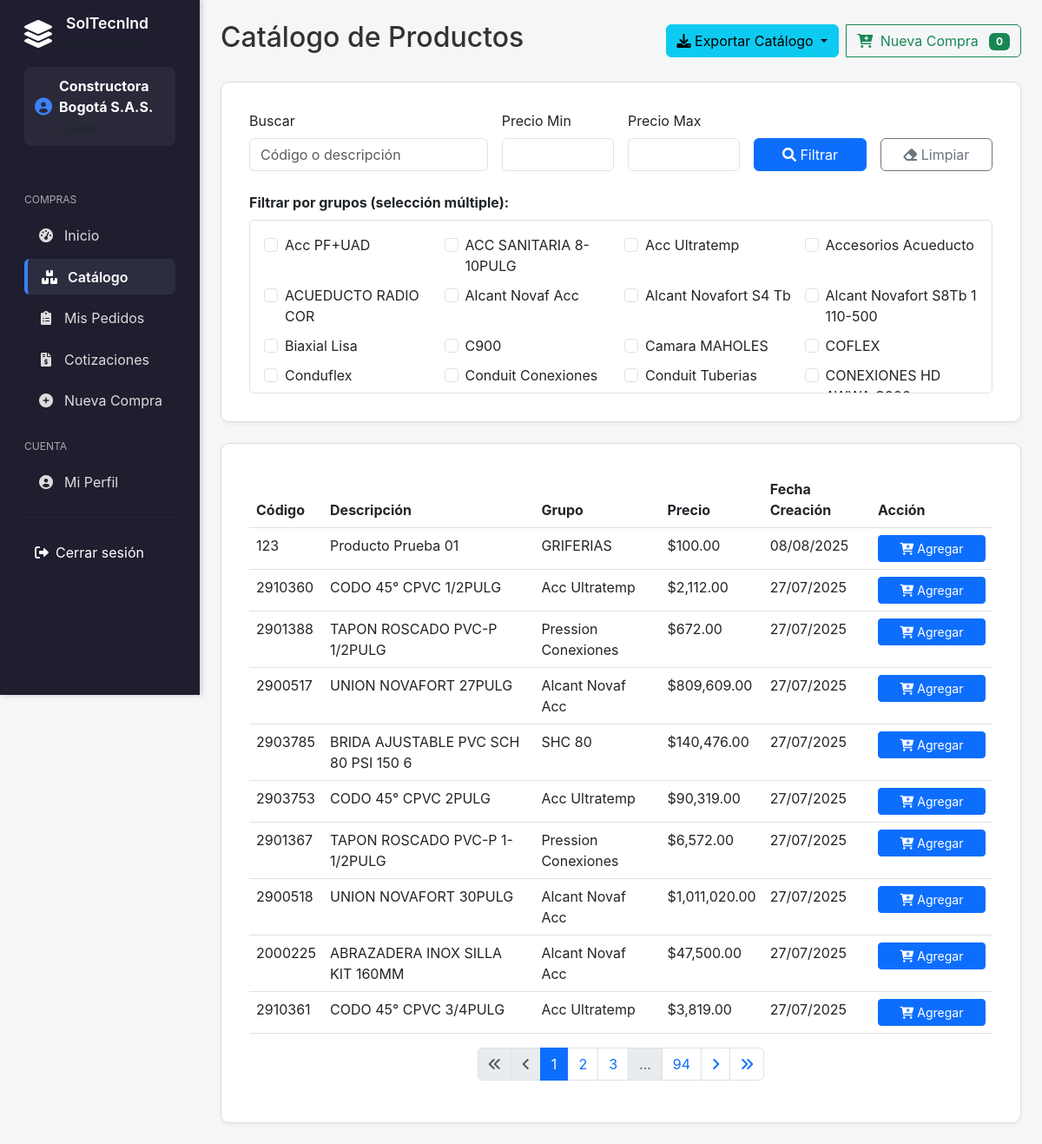
/cliente/productos.php (signed in), run on the app's committed database.
### tables this page shows
CREATE TABLE `grupos_productos` (
  `id` int(11) NOT NULL,
  `nombre` varchar(255) NOT NULL,
  `descripcion` text DEFAULT NULL,
  `activo` tinyint(1) DEFAULT 1,
  `created_at` timestamp NOT NULL DEFAULT current_timestamp(),
  `updated_at` timestamp NOT NULL DEFAULT current_timestamp() ON UPDATE current_timestamp()
);

CREATE TABLE `productos` (
  `id` int(11) NOT NULL,
  `codigo` varchar(50) NOT NULL,
  `descripcion` text NOT NULL,
  `precio` decimal(12,2) NOT NULL,
  `grupo_id` int(11) NOT NULL,
  `created_at` timestamp NOT NULL DEFAULT current_timestamp(),
  `updated_at` timestamp NOT NULL DEFAULT current_timestamp() ON UPDATE current_timestamp(),
  `unidad_medida` varchar(20) NOT NULL DEFAULT 'und' COMMENT 'Unidad de medida del producto (und, mt, kg, etc.)',
  `unidad_empaque` int(11) NOT NULL DEFAULT 1 COMMENT 'Cantidad de unidades por empaque'
);

### cliente/productos.php (the view, shortened to what this page needs)
<?php
require_once '../includes/LayoutManager.php';
$pdo = getConnection();
$search = $_GET['search'] ?? '';
$grupos_filter = $_GET['grupos'] ?? [];
$precio_min = $_GET['precio_min'] ?? '';
$precio_max = $_GET['precio_max'] ?? '';
$page = isset($_GET['page']) && is_numeric($_GET['page']) ? max(1, (int)$_GET['page']) : 1;
$limit = 10;
$offset = ($page - 1) * $limit;
$where_conditions = [];
$params = [];
$where_clause = !empty($where_conditions) ? 'WHERE ' . implode(' AND ', $where_conditions) : '';
$count_sql = "SELECT COUNT(*) as total FROM productos p $where_clause";
$count_stmt = $pdo->prepare($count_sql);
$count_stmt->execute($params);
$total_productos = (int)($count_stmt->fetch()['total'] ?? 0);
$total_pages = max(1, (int)ceil($total_productos / $limit));
$sql = "SELECT p.*, g.nombre as grupo_nombre
        FROM productos p
        LEFT JOIN grupos_productos g ON p.grupo_id = g.id
        $where_clause
        ORDER BY p.created_at DESC
        LIMIT $limit OFFSET $offset";
$stmt = $pdo->prepare($sql);
$stmt->execute($params);
$productos = $stmt->fetchAll() ?: [];
$grupos_stmt = $pdo->query('SELECT id, nombre FROM grupos_productos WHERE activo = 1 ORDER BY nombre');
$grupos = $grupos_stmt->fetchAll() ?: [];
$cartCount = (int)array_sum($_SESSION['carrito'] ?? []);
?>
<div class="d-flex justify-content-between align-items-center mb-4">
    <h2>Catálogo de Productos</h2>
    <div class="btn-group">
        <button type="button" class="btn btn-info dropdown-toggle" data-bs-toggle="dropdown" aria-expanded="false">
            <i class="fas fa-download"></i> Exportar Catálogo
        </button>
        <a href="nueva_compra.php" class="btn btn-outline-success ms-2">
            <i class="fas fa-cart-plus me-1"></i>
            Nueva Compra <span class="badge bg-success ms-2" id="cartCount"><?= $cartCount ?></span>
        </a>
    </div>
</div>
<div class="card mb-4">
    <div class="card-body">
        <form method="GET" class="row g-3">
            <div class="col-md-4">
                <label for="search" class="form-label">Buscar</label>
                <input type="text" class="form-control" id="search" name="search"
                       value="<?= htmlspecialchars($search) ?>"
                       placeholder="Código o descripción">
            </div>
            <div class="col-md-2">
                <label for="precio_min" class="form-label">Precio Min</label>
                <input type="number" class="form-control" id="precio_min" name="precio_min"
                       value="<?= htmlspecialchars($precio_min) ?>" step="0.01">
            </div>
            <div class="col-md-2">
                <label for="precio_max" class="form-label">Precio Max</label>
                <input type="number" class="form-control" id="precio_max" name="precio_max"
                       value="<?= htmlspecialchars($precio_max) ?>" step="0.01">
            </div>
            <div class="col-md-2 d-flex align-items-end">
                <button type="submit" class="btn btn-primary w-100">
                    <i class="fas fa-search"></i> Filtrar
                </button>
            </div>
            <div class="col-md-2 d-flex align-items-end">
                <a href="?" class="btn btn-outline-secondary w-100">
                    <i class="fas fa-eraser"></i> Limpiar
                </a>
            </div>
            <div class="col-12 mt-4">
                <label class="form-label fw-bold">Filtrar por grupos (selección múltiple):</label>
                <div class="border rounded p-3" style="max-height: 200px; overflow-y: auto;">
                    <div class="row g-2">
                        <?php foreach ($grupos as $grupo): ?>
                            <div class="col-md-4 col-lg-3">
                                <div class="form-check">
                                    <input class="form-check-input grupo-checkbox" type="checkbox"
                                           name="grupos[]" value="<?= $grupo['id'] ?>"
                                           id="grupo_<?= $grupo['id'] ?>"
                                           <?= (is_array($grupos_filter) && in_array($grupo['id'], $grupos_filter)) ? 'checked' : '' ?>>
                                    <label class="form-check-label" for="grupo_<?= $grupo['id'] ?>">
                                        <?= htmlspecialchars($grupo['nombre']) ?>
                                    </label>
                                </div>
                            </div>
                        <?php endforeach; ?>
                    </div>
                </div>
            </div>
        </form>
    </div>
</div>
<div class="card">
    <div class="card-body">
        <div class="table-responsive">
            <table class="table table-hover">
                <thead>
                    <tr>
                        <th>Código</th>
                        <th>Descripción</th>
                        <th>Grupo</th>
                        <th>Precio</th>
                        <th>Fecha Creación</th>
                        <th style="width:140px;">Acción</th>
                    </tr>
                </thead>
                <tbody>
                    <?php if (empty($productos)): ?>
                        <tr>
                            <td colspan="6" class="text-center py-4">
                                <p class="text-muted">No hay productos disponibles</p>
                            </td>
                        </tr>
                    <?php else: ?>
                        <?php foreach ($productos as $producto): ?>
                        <tr>
                            <td><?= htmlspecialchars($producto['codigo']) ?></td>
                            <td><?= htmlspecialchars($producto['descripcion']) ?></td>
                            <td><?= htmlspecialchars($producto['grupo_nombre'] ?? 'Sin grupo') ?></td>
                            <td>$<?= number_format((float)$producto['precio'], 2) ?></td>
                            <td><?= isset($producto['created_at']) ? date('d/m/Y', strtotime($producto['created_at'])) : '' ?></td>
                            <td>
                                <button type="button" class="btn btn-sm btn-primary w-100"
                                        onclick="openAddToCartModal(<?= (int)$producto['id'] ?>, '<?= htmlspecialchars(addslashes($producto['codigo'])) ?>', '<?= htmlspecialchars(addslashes($producto['descripcion'])) ?>', <?= (float)$producto['precio'] ?>)">
                                    <i class="fas fa-cart-plus"></i> Agregar
                                </button>
                            </td>
                        </tr>
                        <?php endforeach; ?>
                    <?php endif; ?>
                </tbody>
            </table>
        </div>
        <?php if ($total_pages > 1): ?>
        <nav aria-label="Paginación">
            <ul class="pagination justify-content-center">
                <?php
                    $params_pag = [
                        'search' => $search,
                        'precio_min' => $precio_min,
                        'precio_max' => $precio_max
                    ];
                    function cli_generatePageUrl($pageNum, $params_pag) {
                        $params_pag['page'] = $pageNum;
                        $url_params = [];
                        foreach ($params_pag as $key => $value) {
                            if (is_array($value)) {
                                foreach ($value as $val) {
                                    $url_params[] = urlencode($key) . '[]=' . urlencode($val);
                                }
                            } else if ($value !== '') {
                                $url_params[] = urlencode($key) . '=' . urlencode($value);
                            }
                        }
                        return '?' . implode('&', $url_params);
                    }
                    $firstDisabled = $page <= 1;
                    echo '<li class="page-item ' . ($firstDisabled ? 'disabled' : '') . '"><a class="page-link" href="' . ($firstDisabled ? '#' : cli_generatePageUrl(1, $params_pag)) . '"><i class="fas fa-angle-double-left"></i></a></li>';
                    echo '<li class="page-item ' . ($firstDisabled ? 'disabled' : '') . '"><a class="page-link" href="' . ($firstDisabled ? '#' : cli_generatePageUrl($page - 1, $params_pag)) . '"><i class="fas fa-angle-left"></i></a></li>';
                    $range = 2;
                    $initial = max(1, $page - $range);
                    $limit_pg = min($total_pages, $page + $range);
                    for ($i = $initial; $i <= $limit_pg; $i++) {
                        echo '<li class="page-item ' . ($i == $page ? 'active' : '') . '"><a class="page-link" href="' . cli_generatePageUrl($i, $params_pag) . '">' . $i . '</a></li>';
                    }
                    if ($limit_pg < $total_pages) {
                        if ($limit_pg < $total_pages - 1) {
                            echo '<li class="page-item disabled"><span class="page-link">...</span></li>';
                        }
                        echo '<li class="page-item"><a class="page-link" href="' . cli_generatePageUrl($total_pages, $params_pag) . '">' . $total_pages . '</a></li>';
                    }
                    $lastDisabled = $page >= $total_pages;
                    echo '<li class="page-item ' . ($lastDisabled ? 'disabled' : '') . '"><a class="page-link" href="' . ($lastDisabled ? '#' : cli_generatePageUrl($page + 1, $params_pag)) . '"><i class="fas fa-angle-right"></i></a></li>';
                    echo '<li class="page-item ' . ($lastDisabled ? 'disabled' : '') . '"><a class="page-link" href="' . ($lastDisabled ? '#' : cli_generatePageUrl($total_pages, $params_pag)) . '"><i class="fas fa-angle-double-right"></i></a></li>';
                ?>
            </ul>
        </nav>
        <?php endif; ?>
    </div>
</div>

### data on the page
grupos_productos: nombre "Acc PF+UAD"
grupos_productos: nombre "ACC SANITARIA 8-10PULG"
grupos_productos: nombre "Acc Ultratemp"
grupos_productos: nombre "Accesorios Acueducto"
grupos_productos: nombre "ACUEDUCTO RADIO COR"
grupos_productos: nombre "Alcant Novaf Acc"
grupos_productos: nombre "Alcant Novafort S4 Tb"
grupos_productos: nombre "Alcant Novafort S8Tb 1 110-500"
grupos_productos: nombre "Biaxial Lisa"
grupos_productos: nombre "C900"
grupos_productos: nombre "Camara MAHOLES"
grupos_productos: nombre "COFLEX"
grupos_productos: nombre "Conduflex"
grupos_productos: nombre "Conduit Conexiones"
grupos_productos: nombre "Conduit Tuberias"
grupos_productos: nombre "CONEXIONES HD…"
productos: codigo "123", descripcion "Producto Prueba 01", grupos_productos.nombre "GRIFERIAS", precio "100.00", created_at "08/08/2025"
productos: codigo "2910360", descripcion "CODO 45° CPVC 1/2PULG", grupos_productos.nombre "Acc Ultratemp", precio "2,112.00", created_at "27/07/2025"
productos: codigo "2901388", descripcion "TAPON ROSCADO PVC-P 1/2PULG", grupos_productos.nombre "Pression Conexiones", precio "672.00", created_at "27/07/2025"
productos: codigo "2900517", descripcion "UNION NOVAFORT 27PULG", grupos_productos.nombre "Alcant Novaf Acc", precio "809,609.00", created_at "27/07/2025"
productos: codigo "2903785", descripcion "BRIDA AJUSTABLE PVC SCH 80 PSI 150 6", grupos_productos.nombre "SHC 80", precio "140,476.00", created_at "27/07/2025"
productos: codigo "2903753", descripcion "CODO 45° CPVC 2PULG", grupos_productos.nombre "Acc Ultratemp", precio "90,319.00", created_at "27/07/2025"
productos: codigo "2901367", descripcion "TAPON ROSCADO PVC-P 1-1/2PULG", grupos_productos.nombre "Pression Conexiones", precio "6,572.00", created_at "27/07/2025"
productos: codigo "2900518", descripcion "UNION NOVAFORT 30PULG", grupos_productos.nombre "Alcant Novaf Acc", precio "1,011,020.00", created_at "27/07/2025"
productos: codigo "2000225", descripcion "ABRAZADERA INOX SILLA KIT 160MM", grupos_productos.nombre "Alcant Novaf Acc", precio "47,500.00", created_at "27/07/2025"
productos: codigo "2910361", descripcion "CODO 45° CPVC 3/4PULG", grupos_productos.nombre "Acc Ultratemp", precio "3,819.00", created_at "27/07/2025"

### other printed values
$config['title'] "SolTecnInd"
$_SESSION['nombre'] "Constructora Bogotá S.A.S."
$cat "COMPRAS"
$item['text'] "Inicio"
$item['text'] "Catálogo"
$item['text'] "Mis Pedidos"
$item['text'] "Cotizaciones"
$item['text'] "Nueva Compra"
$cat "CUENTA"
$item['text'] "Mi Perfil"
$cartCount "0"
$total_pages "94"
